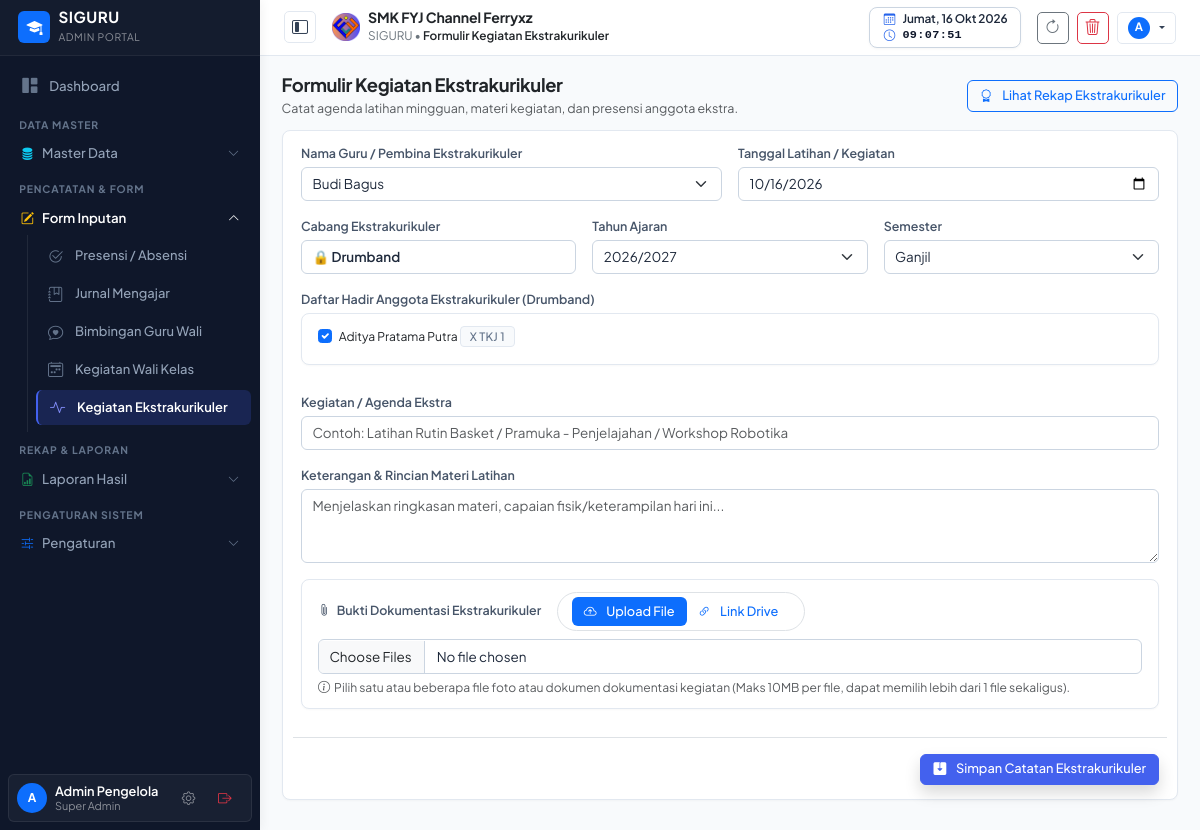
/form-ekstra.php (signed in), run on an earlier commit of the app's database.
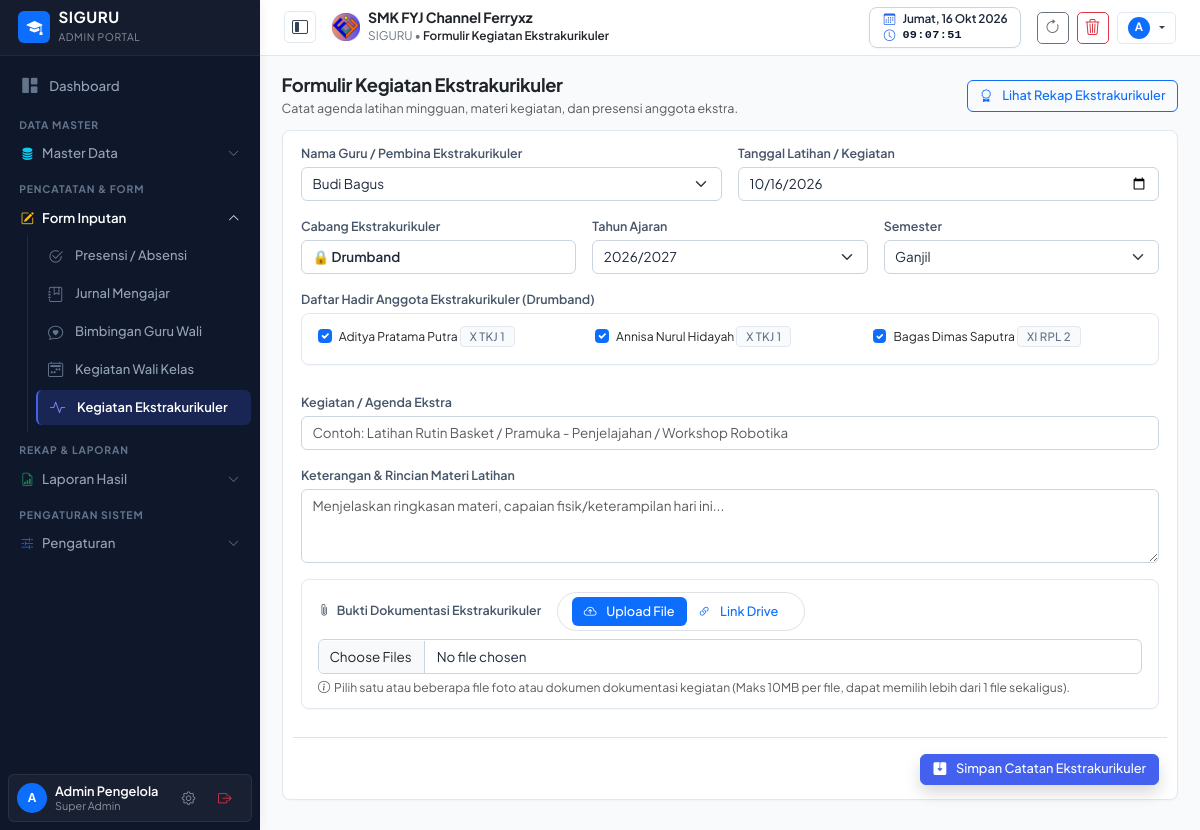
And on a later commit of the database.
### tables this page shows
CREATE TABLE data_murid_ekstra (
    id INTEGER PRIMARY KEY AUTOINCREMENT,
    nisn TEXT NOT NULL,
    nama_murid TEXT NOT NULL,
    jenis_kelamin TEXT NOT NULL,
    kelas TEXT NOT NULL,
    nama_ekstra TEXT NOT NULL
);

### form-ekstra.php (the view, shortened to what the changed rows need)
<?php
$user = currentUser();
$pdo = getDBConnection();
$ekstraList = getDaftarEkstra();
$guruList = $pdo->query("SELECT nama_guru FROM data_guru ORDER BY nama_guru ASC")->fetchAll(PDO::FETCH_COLUMN);
$isSuper = isSuperAdmin();
$defaultGuru = $isSuper ? ($guruList[0] ?? $user['nama']) : $user['nama'];
$selectedGuru = $isSuper ? ($_GET['guru'] ?? $defaultGuru) : $user['nama'];
$guruEkstraList = getEkstraByGuru($selectedGuru);
if (!empty($guruEkstraList)) {
    $reqEkstra = $_GET['ekstra'] ?? '';
    $selectedEkstra = (!empty($reqEkstra) && in_array($reqEkstra, $guruEkstraList)) ? $reqEkstra : $guruEkstraList[0];
} elseif ($isSuper) {
    $selectedEkstra = $_GET['ekstra'] ?? ($ekstraList[0] ?? 'Pramuka');
} else {
    $selectedEkstra = '';
}
$siswaPeserta = [];
if (!empty($selectedEkstra)) {
    $stmtPeserta = $pdo->prepare("SELECT * FROM data_murid_ekstra WHERE (nama_ekstra = ? OR nama_ekstra LIKE ? OR nama_ekstra LIKE ? OR nama_ekstra LIKE ?) ORDER BY nama_murid ASC");
    $stmtPeserta->execute([$selectedEkstra, "$selectedEkstra, %", "%, $selectedEkstra, %", "%, $selectedEkstra"]);
    $siswaPeserta = $stmtPeserta->fetchAll();
    if (empty($siswaPeserta)) {
        $siswaPeserta = $pdo->query("SELECT * FROM data_murid_ekstra ORDER BY nama_murid ASC")->fetchAll();
    }
}
require_once __DIR__ . '/views/header.php';
?>
<main class="content-wrapper">
    <div class="card card-table p-4">
        <form method="POST" action="form-ekstra.php" enctype="multipart/form-data">
            <div class="row g-3">
                <div class="col-12">
                    <div class="card p-3 bg-light border rounded-3" style="max-height: 200px; overflow-y: auto;">
                        <div class="row g-2">
                            <?php if (empty($siswaPeserta)): ?>
                                <div class="col-12 text-muted small">Belum ada siswa terdaftar pada cabang ekstra ini.</div>
                            <?php else: foreach ($siswaPeserta as $sp): ?>
                                <div class="col-md-4 col-sm-6">
                                    <div class="form-check">
                                        <input class="form-check-input" type="checkbox" name="nama_murid[]" value="<?= htmlspecialchars($sp['nama_murid']) ?>" id="sp_<?= $sp['id'] ?>" checked>
                                        <label class="form-check-label small" for="sp_<?= $sp['id'] ?>">
                                            <?= htmlspecialchars($sp['nama_murid']) ?> <span class="badge bg-secondary-subtle text-secondary"><?= htmlspecialchars($sp['kelas']) ?></span>
                                        </label>
                                    </div>
                                </div>
                            <?php endforeach; endif; ?>
                        </div>
                    </div>
                </div>
            </div>
        </form>
    </div>
</main>
<?php require_once __DIR__ . '/views/footer.php'; ?>

What changed in the data, as far as the page shows it:
now on this page (row unchanged): data_murid_ekstra: nama_murid "Annisa Nurul Hidayah", kelas "X TKJ 1"
now on this page (row edited): data_murid_ekstra: nama_murid "Bagas Dimas Saputra", kelas "XI RPL 2"
